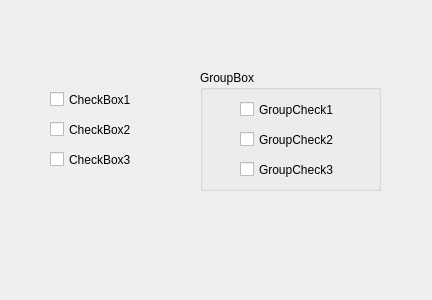
<?xml version="1.0" encoding="UTF-8"?>
<ui version="4.0">
 <class>Dialog</class>
 <widget class="QDialog" name="Dialog">
  <property name="geometry">
   <rect>
    <x>0</x>
    <y>0</y>
    <width>432</width>
    <height>300</height>
   </rect>
  </property>
  <property name="windowTitle">
   <string>Dialog</string>
  </property>
  <widget class="QCheckBox" name="chk_1">
   <property name="geometry">
    <rect>
     <x>50</x>
     <y>90</y>
     <width>121</width>
     <height>19</height>
    </rect>
   </property>
   <property name="text">
    <string>CheckBox1</string>
   </property>
  </widget>
  <widget class="QCheckBox" name="chk_2">
   <property name="geometry">
    <rect>
     <x>50</x>
     <y>120</y>
     <width>121</width>
     <height>19</height>
    </rect>
   </property>
   <property name="text">
    <string>CheckBox2</string>
   </property>
  </widget>
  <widget class="QCheckBox" name="chk_3">
   <property name="geometry">
    <rect>
     <x>50</x>
     <y>150</y>
     <width>121</width>
     <height>19</height>
    </rect>
   </property>
   <property name="text">
    <string>CheckBox3</string>
   </property>
  </widget>
  <widget class="QGroupBox" name="groupBox">
   <property name="geometry">
    <rect>
     <x>200</x>
     <y>70</y>
     <width>181</width>
     <height>121</height>
    </rect>
   </property>
   <property name="title">
    <string>GroupBox</string>
   </property>
   <widget class="QCheckBox" name="groupchk_1">
    <property name="geometry">
     <rect>
      <x>40</x>
      <y>30</y>
      <width>121</width>
      <height>19</height>
     </rect>
    </property>
    <property name="text">
     <string>GroupCheck1</string>
    </property>
   </widget>
   <widget class="QCheckBox" name="groupchk_2">
    <property name="geometry">
     <rect>
      <x>40</x>
      <y>60</y>
      <width>121</width>
      <height>19</height>
     </rect>
    </property>
    <property name="text">
     <string>GroupCheck2</string>
    </property>
   </widget>
   <widget class="QCheckBox" name="groupchk_3">
    <property name="geometry">
     <rect>
      <x>40</x>
      <y>90</y>
      <width>121</width>
      <height>19</height>
     </rect>
    </property>
    <property name="text">
     <string>GroupCheck3</string>
    </property>
   </widget>
  </widget>
 </widget>
 <resources/>
 <connections/>
</ui>
